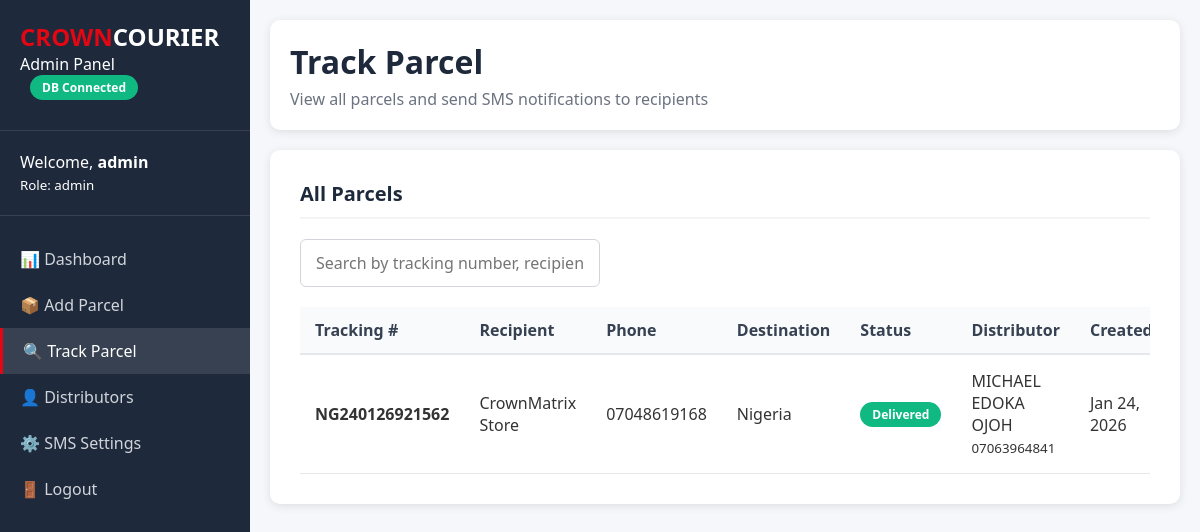
The page /track-parcel.php (signed in) on the database its author committed.
### tables this page shows
CREATE TABLE `parcels` (
  `id` int(11) NOT NULL,
  `tracking_number` varchar(20) NOT NULL,
  `recipient_name` varchar(100) NOT NULL,
  `recipient_phone` varchar(20) DEFAULT NULL,
  `address` text NOT NULL,
  `weight` decimal(5,2) DEFAULT NULL,
  `dimensions` varchar(50) DEFAULT NULL,
  `origin` varchar(50) DEFAULT NULL,
  `destination` varchar(50) DEFAULT NULL,
  `status` varchar(50) DEFAULT 'Processing',
  `distributor_id` int(11) DEFAULT NULL,
  `created_at` timestamp NULL DEFAULT current_timestamp(),
  `updated_at` timestamp NULL DEFAULT current_timestamp() ON UPDATE current_timestamp()
);

CREATE TABLE `distributors` (
  `id` int(11) NOT NULL,
  `name` varchar(100) NOT NULL,
  `phone_number` varchar(20) NOT NULL,
  `country` varchar(50) NOT NULL,
  `state` varchar(50) NOT NULL,
  `lga` varchar(50) NOT NULL,
  `is_active` tinyint(1) DEFAULT 1,
  `created_at` timestamp NULL DEFAULT current_timestamp(),
  `updated_at` timestamp NULL DEFAULT current_timestamp() ON UPDATE current_timestamp()
);

### track-parcel.php (the view, shortened to what this page needs)
<?php
$conn = getConnection();
$parcels = [];
if ($conn) {
    $sql = "SELECT p.*, d.name as distributor_name, d.phone_number as distributor_phone
            FROM parcels p
            LEFT JOIN distributors d ON p.distributor_id = d.id
            ORDER BY p.created_at DESC";
    $result = $conn->query($sql);
    if ($result->num_rows > 0) {
        while($row = $result->fetch_assoc()) {
            $parcels[] = $row;
        }
    }
}
?>
<!DOCTYPE html>
<html lang="en">
<head>
</head>
<body>
    <?php
    $conn = getConnection();
    $db_connected = ($conn && $conn->ping());
    ?>
    <div class="container">
        <div class="sidebar">
            <div class="logo">
                <h1>CROWN<span>COURIER</span></h1>
                <p>Admin Panel</p>
                <span class="db-status <?php echo $db_connected ? 'status-connected' : 'status-disconnected'; ?>">
                    <?php echo $db_connected ? 'DB Connected' : 'DB Disconnected'; ?>
                </span>
            </div>
            <div class="user-info">
                <p>Welcome, <strong><?php echo $_SESSION['user']['username']; ?></strong></p>
                <small>Role: <?php echo $_SESSION['user']['role']; ?></small>
            </div>
            <div class="nav-menu">
                <a href="dashboard.php" class="nav-item">
                    📊 Dashboard
                </a>
                <a href="add-parcel.php" class="nav-item">
                    📦 Add Parcel
                </a>
                <a href="track-parcel.php" class="nav-item active">
                    🔍 Track Parcel
                </a>
                <a href="distributors.php" class="nav-item">
                    👤 Distributors
                </a>
                <a href="sms-settings.php" class="nav-item">
                    ⚙️ SMS Settings
                </a>
                <a href="logout.php" class="nav-item">
                    🚪 Logout
                </a>
            </div>
        </div>
        <div class="main-content">
            <div class="header">
                <h1>Track Parcel</h1>
                <p>View all parcels and send SMS notifications to recipients</p>
            </div>
            <div class="content-card">
                <h2 class="card-title">All Parcels</h2>
                <div class="search-box">
                    <input type="text" id="searchInput" class="form-control" placeholder="Search by tracking number, recipient name, or phone..." onkeyup="searchTable()">
                </div>
                <div class="table-container">
                    <table class="data-table" id="parcelsTable">
                        <thead>
                            <tr>
                                <th>Tracking #</th>
                                <th>Recipient</th>
                                <th>Phone</th>
                                <th>Destination</th>
                                <th>Status</th>
                                <th>Distributor</th>
                                <th>Created</th>
                            </tr>
                        </thead>
                        <tbody>
                            <?php foreach ($parcels as $parcel): ?>
                                <?php
                                $status_class = '';
                                switch($parcel['status']) {
                                    case 'Delivered': $status_class = 'status-delivered'; break;
                                }
                                ?>
                                <tr>
                                    <td><strong><?php echo $parcel['tracking_number']; ?></strong></td>
                                    <td><?php echo htmlspecialchars($parcel['recipient_name']); ?></td>
                                    <td><?php echo $parcel['recipient_phone']; ?></td>
                                    <td><?php echo $parcel['destination']; ?></td>
                                    <td>
                                        <span class="status-badge <?php echo $status_class; ?>">
                                            <?php echo $parcel['status']; ?>
                                        </span>
                                    </td>
                                    <td>
                                        <?php if ($parcel['distributor_name']): ?>
                                            <?php echo htmlspecialchars($parcel['distributor_name']); ?><br>
                                            <small><?php echo $parcel['distributor_phone']; ?></small>
                                        <?php else: ?>
                                            <em>Not assigned</em>
                                        <?php endif; ?>
                                    </td>
                                    <td><?php echo date('M d, Y', strtotime($parcel['created_at'])); ?></td>
                                </tr>
                            <?php endforeach; ?>
                        </tbody>
                    </table>
                </div>
            </div>
        </div>
    </div>
</body>
</html>

### track-parcel.php (style rules this page uses)
* { margin: 0; padding: 0; box-sizing: border-box; font-family: 'Segoe UI', Tahoma, Geneva, Verdana, sans-serif; }
body { background-color: #f5f7fa; color: #333; }
.container { display: flex; min-height: 100vh; }
.sidebar { width: 250px; background-color: #1e293b; color: white; padding: 20px 0; }
.logo { padding: 0 20px 30px 20px; border-bottom: 1px solid #374151; }
.logo h1 { color: #e30613; font-size: 24px; }
.logo span { color: white; }
.user-info { padding: 20px; border-bottom: 1px solid #374151; }
.nav-menu { padding: 20px 0; }
.nav-item { display: flex; align-items: center; padding: 12px 20px; color: #d1d5db; text-decoration: none; transition: all 0.3s; }
.nav-item:hover, .nav-item.active { background-color: #374151; color: white; border-left: 3px solid #e30613; }
.main-content { flex: 1; padding: 20px; overflow-x: auto; }
.header { background-color: white; padding: 20px; border-radius: 10px; box-shadow: 0 2px 10px rgba(0,0,0,0.1); margin-bottom: 20px; }
.header h1 { color: #1e293b; margin-bottom: 5px; }
.header p { color: #6b7280; }
.content-card { background-color: white; border-radius: 10px; box-shadow: 0 2px 10px rgba(0,0,0,0.1); padding: 30px; margin-bottom: 30px; }
.card-title { font-size: 20px; color: #1e293b; margin-bottom: 20px; padding-bottom: 10px; border-bottom: 2px solid #f3f4f6; }
.form-control { width: 100%; padding: 12px 15px; border: 1px solid #d1d5db; border-radius: 6px; font-size: 16px; transition: border-color 0.3s; }
.db-status { display: inline-block; padding: 4px 12px; border-radius: 20px; font-size: 12px; font-weight: 600; margin-left: 10px; }
.status-connected { background-color: #10b981; color: white; }
.table-container { overflow-x: auto; margin-top: 20px; }
.data-table { width: 100%; border-collapse: collapse; }
.data-table th { background-color: #f8fafc; padding: 12px 15px; text-align: left; font-weight: 600; color: #374151; border-bottom: 2px solid #e5e7eb; }
.data-table td { padding: 12px 15px; border-bottom: 1px solid #e5e7eb; }
.status-badge { display: inline-block; padding: 4px 12px; border-radius: 20px; font-size: 12px; font-weight: 600; }
.status-delivered { background-color: #10b981; color: white; }
.search-box { margin-bottom: 20px; }
.search-box input { width: 300px; max-width: 100%; }

### rows shown on the page
parcels: tracking_number "NG240126921562", recipient_name "CrownMatrix Store", recipient_phone "07048619168", destination "Nigeria", status "Delivered", distributor.name "MICHAEL EDOKA OJOH", distributor.phone_number "07063964841", created_at "Jan 24, 2026"

### other values the page prints
$_SESSION['user']['username'] "admin"
$_SESSION['user']['role'] "admin"
